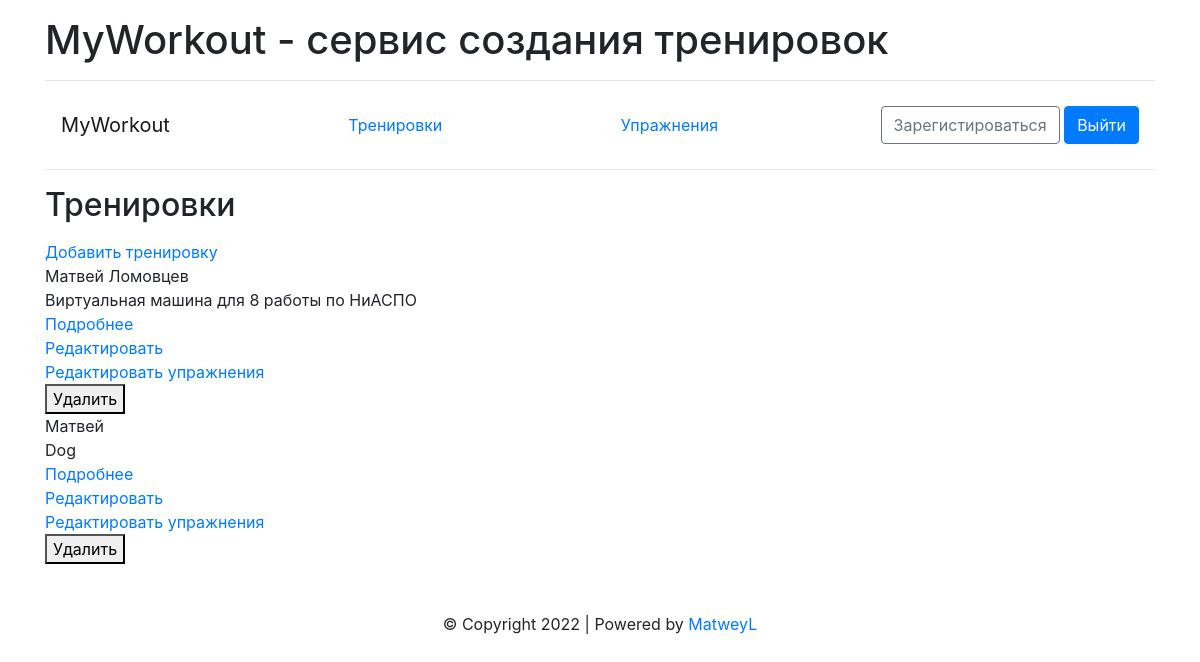
The app's page /trains/ (signed in), older data.
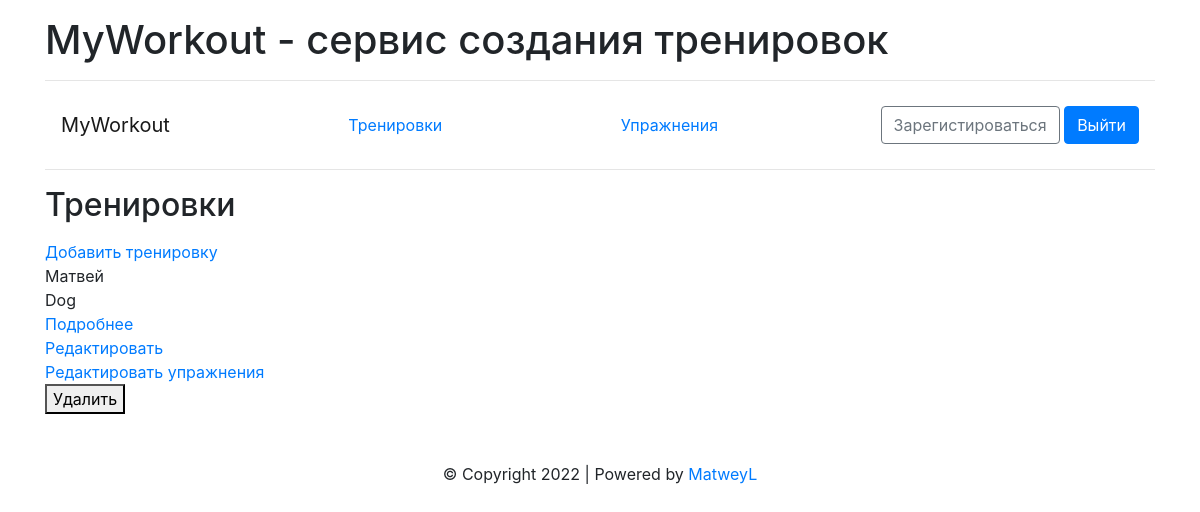
The same page, newer data.
### app/models/base.py (models this page shows)
class Train(db.Model, Base):
    id = db.Column(db.Integer, primary_key=True, index=True, autoincrement=True)
    myworkout_user_id = db.Column(db.Integer, db.ForeignKey('myworkout_user.id'))
    name = db.Column(db.String(64), nullable=False)
    description = db.Column(db.Text)
    timestamp = db.Column(db.DateTime, default=datetime.datetime.utcnow())

### app/web/train.py (the view)
@train.route('/', methods=["GET"])
def get_trains():
    t_crud = TrainCRUD()
    user_id = current_user.id
    trains = t_crud.get_all(user_id)
    return render_template("train/trains.html", trains=trains)

### app/crud/train.py (called while the page is built)
    def get_all(self, user_id):
        trains = db.session.execute(db.select(Train)).scalars()
        return trains  # [train for train in self.trains if train["user_id"] == user_id]

### app/utils/base.py (called while the page is built)
    def __call__(cls, *args, **kwargs):
        if cls not in cls._instances:
            cls._instances[cls] = super(Singleton, cls).__call__(*args, **kwargs)
        return cls._instances[cls]

### app/web/auth.py (called while the page is built)
@login_manager.user_loader
def load_user(user_id):
    return MyworkoutUser.query.get(user_id)

### app/web/train.py (called while the page is built)
@train.before_request
def check_authorization():
    if current_user.is_anonymous:
        return redirect(url_for("auth.login"))

### app/web/templates/train/trains.html
{% extends "layouts/base.html" %}
{% block heading %}
Тренировки
{% endblock %}
{% block content %}
    <a href="{{ url_for('train.create_train') }}">Добавить тренировку</a>
    {% if trains %}
        {% for train in trains %}
            <div>
                <div>{{ train.name }}</div>
                <div>{{ train.description }}</div>
                <div><a href="{{ url_for('train.get_train', train_id=train.id) }}">Подробнее</a></div>
                <div><a href="{{ url_for('train.update_train', train_id=train.id) }}">Редактировать</a></div>
                <div><a href="{{ url_for('train.add_train_exercise', train_id=train.id) }}">Редактировать упражнения</a></div>
                <form action="{{ url_for('train.delete_train', train_id=train.id) }}" method="DELETE">
                    <button type="submit">Удалить</button>
                </form>
            </div>
        {% endfor %}
    {% endif %}
{% endblock %}

### app/web/templates/layouts/base.html (shortened to what this page needs)
<!DOCTYPE html>
<html>
<head>
    <link rel="stylesheet" href="https://cdn.jsdelivr.net/npm/bootstrap@4.4.1/dist/css/bootstrap.min.css">
</head>
<body>
	<main class="container">
		{% include 'includes/header.html' %}
		<content class="">
            <h2 class="mt-3 mb-3">{% block heading %}{% endblock %}</h2>
            {% block content %}{% endblock %}
		</content>
		{% include 'includes/footer.html' %}
	</main>
</body>
</html>

### app/web/templates/includes/header.html
<header>
    <h1 class="mt-3">MyWorkout - сервис создания тренировок</h1>
    <hr>
    <nav class="navbar navbar-light justify-content-between mt-3">
        <a class="navbar-brand" href="/">MyWorkout</a>
            {% if current_user.is_authenticated %}
                <span class="nav-item">
                  <a class="nav-link" href="{{ url_for('train.get_trains') }}">Тренировки</a>
                </span>
                <span class="nav-item">
                  <a class="nav-link" href="{{ url_for('exercise.get_exercises') }}">Упражнения</a>
                </span>
            {% endif %}
            <span class="nav-item">
                <a class="btn btn-outline-secondary" href="{{ url_for('auth.register') }}">Зарегистироваться</a>
                {% if current_user.is_authenticated %}
                    <a class="btn btn-primary" href="{{ url_for('auth.logout') }}">Выйти</a>
                {% else %}
                    <a class="btn btn-primary" href="{{ url_for('auth.login') }}">Войти</a>
                {% endif %}
            </span>
    </nav>
    <hr>
</header>

### app/web/templates/includes/footer.html
<footer class="footer mt-5 d-flex justify-content-center">
    <div>
        <span>© Copyright 2022 | Powered by </span><a class="link" href="https://github.com/MatweyL">MatweyL</a>
    </div>
</footer>

Row changes from the older to the newer data that the page shows:
removed Train: name "Матвей Ломовцев", description "Виртуальная машина для 8 работы по НиАСПО"
